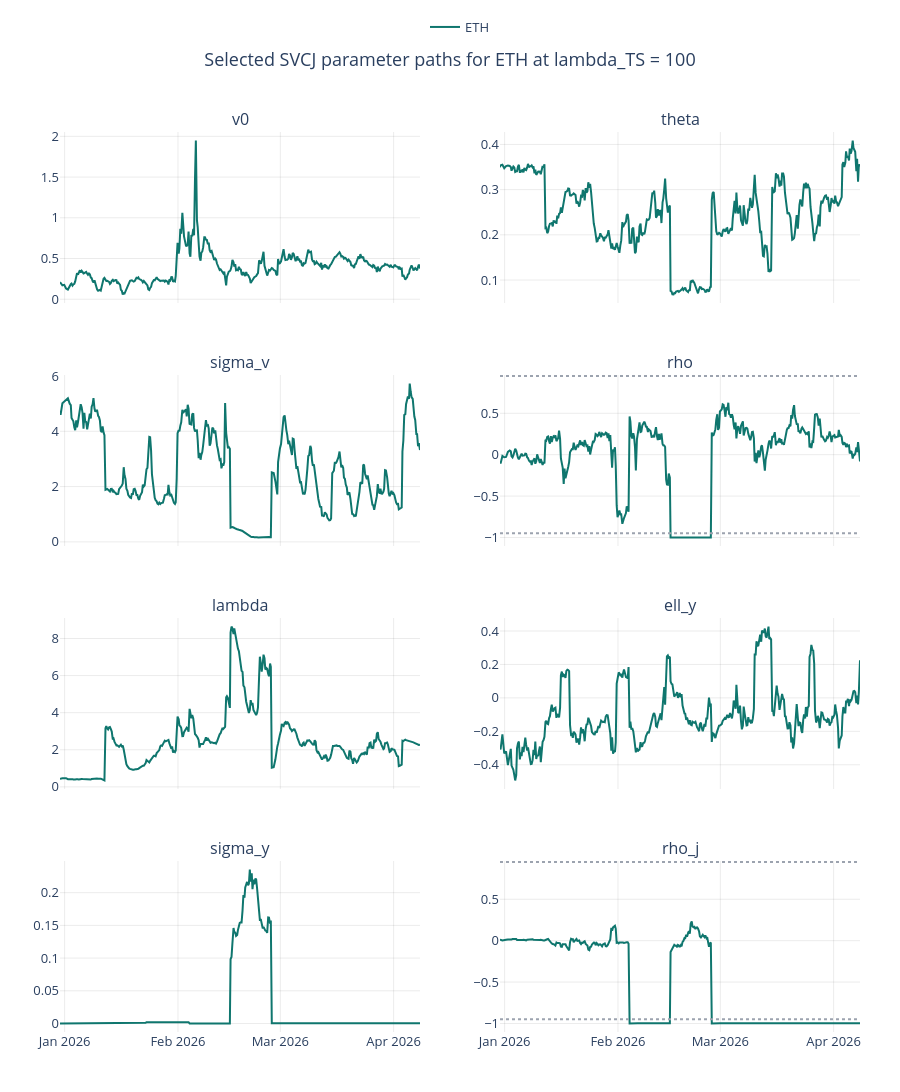

Write notebook code for a chart like this one.
### Code cell
fig_eth = plot_parameter_paths(
    svcj_params,
    currency="ETH",
    stem="svcj_parameter_paths_eth",
    title="Selected SVCJ parameter paths for ETH at lambda_TS = 100",
)
fig_eth.show()

### Figure 1 — Plotly figure (JSON) as saved in the notebook; plotly's stock layout.template omitted (floating-point values rounded to 4 significant figures; data arrays with more than 128 entries replaced by an {"elided": "..."} marker saying what was removed)
{"data": [{"line": {"color": "#0f766e", "width": 2}, "mode": "lines", "name": "ETH", "showlegend": true, "type": "scatter", "x": {"elided": "388 str values"}, "xaxis": "x", "y": {"elided": "388 float values"}, "yaxis": "y"}, {"line": {"color": "#0f766e", "width": 2}, "mode": "lines", "name": "ETH", "showlegend": false, "type": "scatter", "x": {"elided": "388 str values"}, "xaxis": "x2", "y": {"elided": "388 float values"}, "yaxis": "y2"}, {"line": {"color": "#0f766e", "width": 2}, "mode": "lines", "name": "ETH", "showlegend": false, "type": "scatter", "x": {"elided": "388 str values"}, "xaxis": "x3", "y": {"elided": "388 float values"}, "yaxis": "y3"}, {"line": {"color": "#0f766e", "width": 2}, "mode": "lines", "name": "ETH", "showlegend": false, "type": "scatter", "x": {"elided": "388 str values"}, "xaxis": "x4", "y": {"elided": "388 float values"}, "yaxis": "y4"}, {"line": {"color": "#0f766e", "width": 2}, "mode": "lines", "name": "ETH", "showlegend": false, "type": "scatter", "x": {"elided": "388 str values"}, "xaxis": "x5", "y": {"elided": "388 float values"}, "yaxis": "y5"}, {"line": {"color": "#0f766e", "width": 2}, "mode": "lines", "name": "ETH", "showlegend": false, "type": "scatter", "x": {"elided": "388 str values"}, "xaxis": "x6", "y": {"elided": "388 float values"}, "yaxis": "y6"}, {"line": {"color": "#0f766e", "width": 2}, "mode": "lines", "name": "ETH", "showlegend": false, "type": "scatter", "x": {"elided": "388 str values"}, "xaxis": "x7", "y": {"elided": "388 float values"}, "yaxis": "y7"}, {"line": {"color": "#0f766e", "width": 2}, "mode": "lines", "name": "ETH", "showlegend": false, "type": "scatter", "x": {"elided": "388 str values"}, "xaxis": "x8", "y": {"elided": "388 float values"}, "yaxis": "y8"}], "layout": {"annotations": [{"font": {"size": 16}, "showarrow": false, "text": "v0", "x": 0.225, "xanchor": "center", "xref": "paper", "y": 1, "yanchor": "bottom", "yref": "paper"}, {"font": {"size": 16}, "showarrow": false, "text": "theta", "x": 0.775, "xanchor": "center", "xref": "paper", "y": 1, "yanchor": "bottom", "yref": "paper"}, {"font": {"size": 16}, "showarrow": false, "text": "sigma_v", "x": 0.225, "xanchor": "center", "xref": "paper", "y": 0.73, "yanchor": "bottom", "yref": "paper"}, {"font": {"size": 16}, "showarrow": false, "text": "rho", "x": 0.775, "xanchor": "center", "xref": "paper", "y": 0.73, "yanchor": "bottom", "yref": "paper"}, {"font": {"size": 16}, "showarrow": false, "text": "lambda", "x": 0.225, "xanchor": "center", "xref": "paper", "y": 0.46, "yanchor": "bottom", "yref": "paper"}, {"font": {"size": 16}, "showarrow": false, "text": "ell_y", "x": 0.775, "xanchor": "center", "xref": "paper", "y": 0.46, "yanchor": "bottom", "yref": "paper"}, {"font": {"size": 16}, "showarrow": false, "text": "sigma_y", "x": 0.225, "xanchor": "center", "xref": "paper", "y": 0.19, "yanchor": "bottom", "yref": "paper"}, {"font": {"size": 16}, "showarrow": false, "text": "rho_j", "x": 0.775, "xanchor": "center", "xref": "paper", "y": 0.19, "yanchor": "bottom", "yref": "paper"}], "font": {"size": 13}, "height": 1400, "hovermode": "x unified", "legend": {"bgcolor": "rgba(255,255,255,0.85)", "orientation": "h", "x": 0.5, "xanchor": "center", "y": 1.1, "yanchor": "bottom"}, "margin": {"b": 60, "l": 60, "r": 40, "t": 80}, "paper_bgcolor": "white", "plot_bgcolor": "white", "shapes": [{"line": {"color": "#9ca3af", "dash": "dot"}, "type": "line", "x0": 0, "x1": 1, "xref": "x4 domain", "y0": 0.95, "y1": 0.95, "yref": "y4"}, {"line": {"color": "#9ca3af", "dash": "dot"}, "type": "line", "x0": 0, "x1": 1, "xref": "x4 domain", "y0": -0.95, "y1": -0.95, "yref": "y4"}, {"line": {"color": "#9ca3af", "dash": "dot"}, "type": "line", "x0": 0, "x1": 1, "xref": "x8 domain", "y0": 0.95, "y1": 0.95, "yref": "y8"}, {"line": {"color": "#9ca3af", "dash": "dot"}, "type": "line", "x0": 0, "x1": 1, "xref": "x8 domain", "y0": -0.95, "y1": -0.95, "yref": "y8"}], "title": {"text": "Selected SVCJ parameter paths for ETH at lambda_TS = 100", "x": 0.5}, "xaxis": {"anchor": "y", "domain": [0, 0.45], "gridcolor": "rgba(0,0,0,0.08)", "matches": "x7", "showgrid": true, "showticklabels": false, "zeroline": false}, "xaxis2": {"anchor": "y2", "domain": [0.55, 1], "gridcolor": "rgba(0,0,0,0.08)", "matches": "x8", "showgrid": true, "showticklabels": false, "zeroline": false}, "xaxis3": {"anchor": "y3", "domain": [0, 0.45], "gridcolor": "rgba(0,0,0,0.08)", "matches": "x7", "showgrid": true, "showticklabels": false, "zeroline": false}, "xaxis4": {"anchor": "y4", "domain": [0.55, 1], "gridcolor": "rgba(0,0,0,0.08)", "matches": "x8", "showgrid": true, "showticklabels": false, "zeroline": false}, "xaxis5": {"anchor": "y5", "domain": [0, 0.45], "gridcolor": "rgba(0,0,0,0.08)", "matches": "x7", "showgrid": true, "showticklabels": false, "zeroline": false}, "xaxis6": {"anchor": "y6", "domain": [0.55, 1], "gridcolor": "rgba(0,0,0,0.08)", "matches": "x8", "showgrid": true, "showticklabels": false, "zeroline": false}, "xaxis7": {"anchor": "y7", "domain": [0, 0.45], "gridcolor": "rgba(0,0,0,0.08)", "showgrid": true, "zeroline": false}, "xaxis8": {"anchor": "y8", "domain": [0.55, 1], "gridcolor": "rgba(0,0,0,0.08)", "showgrid": true, "zeroline": false}, "yaxis": {"anchor": "x", "domain": [0.81, 1], "gridcolor": "rgba(0,0,0,0.08)", "showgrid": true, "zeroline": false}, "yaxis2": {"anchor": "x2", "domain": [0.81, 1], "gridcolor": "rgba(0,0,0,0.08)", "showgrid": true, "zeroline": false}, "yaxis3": {"anchor": "x3", "domain": [0.54, 0.73], "gridcolor": "rgba(0,0,0,0.08)", "showgrid": true, "zeroline": false}, "yaxis4": {"anchor": "x4", "domain": [0.54, 0.73], "gridcolor": "rgba(0,0,0,0.08)", "showgrid": true, "zeroline": false}, "yaxis5": {"anchor": "x5", "domain": [0.27, 0.46], "gridcolor": "rgba(0,0,0,0.08)", "showgrid": true, "zeroline": false}, "yaxis6": {"anchor": "x6", "domain": [0.27, 0.46], "gridcolor": "rgba(0,0,0,0.08)", "showgrid": true, "zeroline": false}, "yaxis7": {"anchor": "x7", "domain": [0, 0.19], "gridcolor": "rgba(0,0,0,0.08)", "showgrid": true, "zeroline": false}, "yaxis8": {"anchor": "x8", "domain": [0, 0.19], "gridcolor": "rgba(0,0,0,0.08)", "showgrid": true, "zeroline": false}}}
